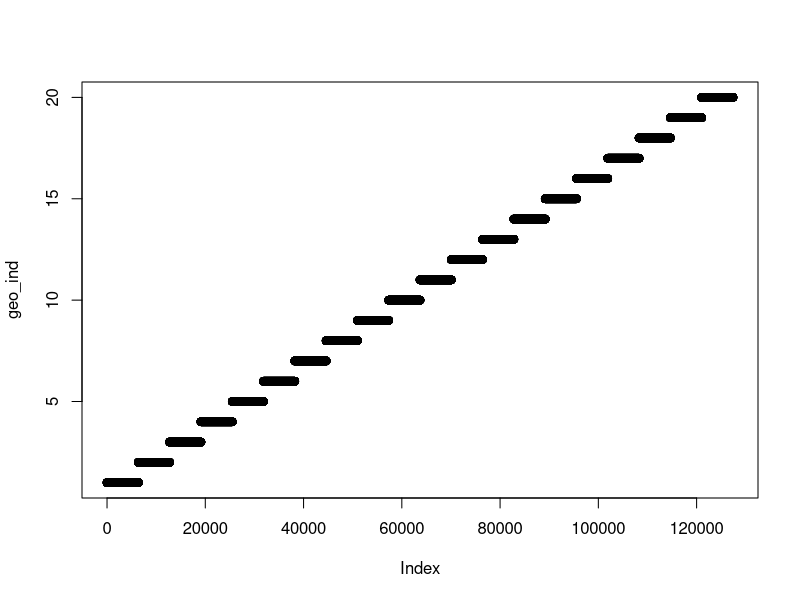

Write the R code that produced this figure. (Note: this script raises an error after producing the figure.)
# 20190509 creation of geology indicator file for domain in simple ascii format

# setting grid and initializing matrix for output
nx <- 91
ny <- 70
nz <- 20

geo_ind <- matrix(, nrow = nx*ny*nz)


# layer numbers for indicator file (from bottom to top)
k_1 <- {1:12}
k_2 <- {13:16}
k_3 <- {17:nz}
layers <- matrix(, nrow = nz)

# combining layer numbers into one matrix (maybe a better way to do this??)
for (i in 1:nz) {
  layers[i] = i
#  if(i %in% k_1){
#    layers[i] = 1
#  } else if (i %in% k_2){
#    layers[i] = 2
#  } else if (i %in% k_3){
#    layers[i] = 3
#    }
  }

# writing data in one column
for (i in 1:nz) {
  geo_ind[((i-1)*nx*ny+1):((i)*nx*ny)] = layers[i]
}

# plot to check whether the loop is working correctly (optional) - this should look like a step function
plot(geo_ind)

geo_ind = rbind(c("91 70 20"), geo_ind)

write.table(geo_ind, file = "/Users/grapp/Desktop/working/workflow/geo_ind_het_D.sa", row.names = FALSE, col.names = FALSE, quote = FALSE)

